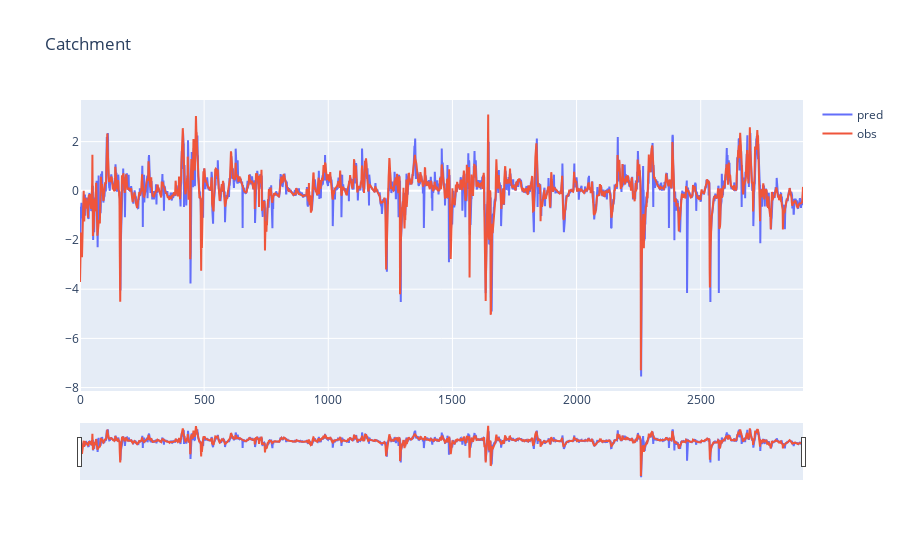

Write notebook code for a chart like this one.
### Code cell
fig = go.Figure()

fig.add_trace(go.Scatter(y=y_pred.flatten(), name='pred'))
fig.add_trace(go.Scatter(y=y_test.flatten(), name='obs'))
fig.update_layout(title_text=f'Catchment',
                    xaxis_rangeslider_visible=True)
fig.show()

### Figure 1 — Plotly figure (JSON) as saved in the notebook; plotly's stock layout.template omitted (floating-point values rounded to 4 significant figures; data arrays with more than 128 entries replaced by an {"elided": "..."} marker saying what was removed)
{"data": [{"name": "pred", "type": "scatter", "y": {"elided": "2913 float values"}}, {"name": "obs", "type": "scatter", "y": {"elided": "2913 float values"}}], "layout": {"title": {"text": "Catchment"}, "xaxis": {"rangeslider": {"visible": true}}}}
